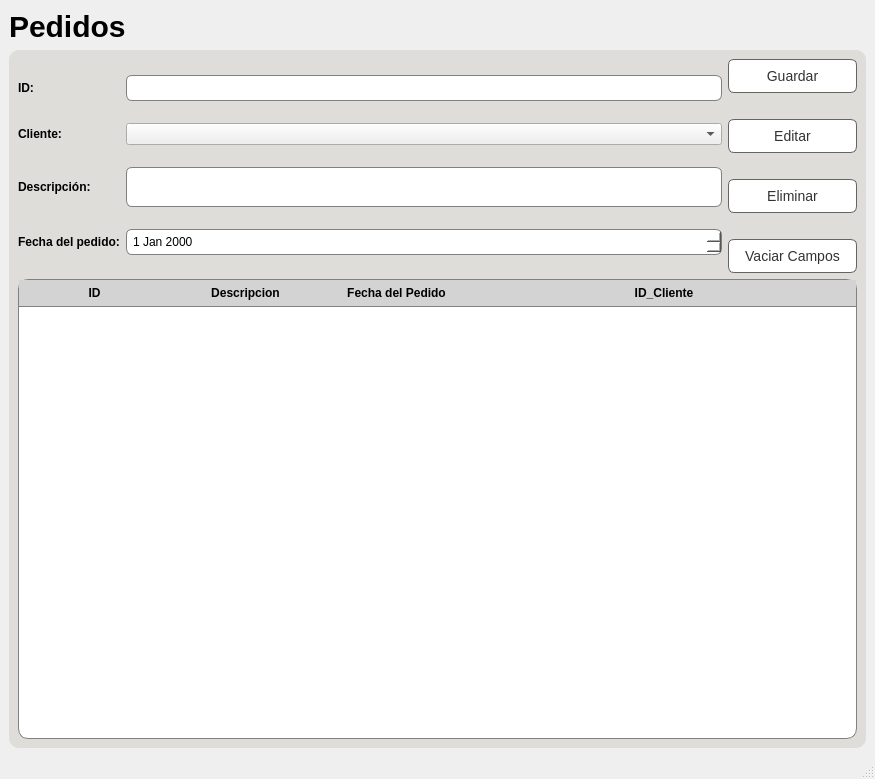
<?xml version="1.0" encoding="UTF-8"?>
<ui version="4.0">
 <class>Pedidos</class>
 <widget class="QMainWindow" name="Pedidos">
  <property name="geometry">
   <rect>
    <x>0</x>
    <y>0</y>
    <width>875</width>
    <height>779</height>
   </rect>
  </property>
  <property name="windowTitle">
   <string>Pedidos</string>
  </property>
  <property name="styleSheet">
   <string notr="true"/>
  </property>
  <widget class="QWidget" name="centralwidget">
   <layout class="QGridLayout" name="gridLayout_6">
    <item row="1" column="0">
     <widget class="QFrame" name="frame">
      <property name="styleSheet">
       <string notr="true">QFrame{
	background-color: rgb(222, 221, 218);
	border:none;
}
QPushButton {
	background-color:rgb(255, 255, 255);
	border:1px solid rgb(100,100,100);
	color:rgb(50,50,50);
    padding: 8px 16px;
    border-radius: 6px;
    font-size: 14px;
}

QPushButton:hover {
    background-color: #D6D2D1;
}

QPushButton:pressed {
    background-color: #52c7ff;
}

QLabel{
		font-weight:500;
}

*{
		font-family:&quot;Inter&quot;, sans-serif;
		
}

QFrame{
		background-color: rgb(222, 221, 218);
		border-radius:10%;
}

QLineEdit {
    background-color: white;
    border: 1px solid gray;
    padding: 4px;
    border-radius: 6px;
    font-size: 12px;
}

QLineEdit:focus {
    border-color: #3daee9;
    outline: none;
}

QLineEdit::hover {
    background-color: #f0f0f0;
}

QTextEdit {
    background-color: white;
    border: 1px solid gray;
    padding: 4px;
    border-radius: 6px;
    font-size: 12px;
}

QTextEdit:focus {
    border-color: #3daee9;
    outline: none;
}

QTextEdit::hover {
    background-color: #f0f0f0;
}

QLabel{
		font-weight:500;
}</string>
      </property>
      <property name="frameShape">
       <enum>QFrame::StyledPanel</enum>
      </property>
      <property name="frameShadow">
       <enum>QFrame::Raised</enum>
      </property>
      <layout class="QGridLayout" name="gridLayout_2">
       <item row="1" column="1">
        <layout class="QVBoxLayout" name="verticalLayout_2">
         <item>
          <widget class="QTableWidget" name="tb_Pedidos">
           <property name="styleSheet">
            <string notr="true">QTableView QHeaderView::section {
    font-size: 12px;
    font-weight: bold;
    background-color: lightgray;
    padding: 4px;
    border: none;
    border-bottom: 1px solid gray;
}

QTableView {
    background-color: white;
    border: 1px solid gray;
}

QTableView QScrollBar:vertical {
    width: 14px;
    background-color: lightgray;
}

QTableView QScrollBar::handle:vertical {
    background-color: gray;
    border-radius: 7px;
}

QTableView QScrollBar::add-line:vertical,
QTableView QScrollBar::sub-line:vertical {
    background-color: transparent;
}

QTableView QScrollBar::add-page:vertical,
QTableView QScrollBar::sub-page:vertical {
    background-color: transparent;
}

QTableView QScrollBar:horizontal {
    height: 14px;
    background-color: lightgray;
}

QTableView QScrollBar::handle:horizontal {
    background-color: gray;
    border-radius: 7px;
}

QTableView QScrollBar::add-line:horizontal,
QTableView QScrollBar::sub-line:horizontal {
    background-color: transparent;
}

QTableView QScrollBar::add-page:horizontal,
QTableView QScrollBar::sub-page:horizontal {
    background-color: transparent;
}
</string>
           </property>
           <attribute name="horizontalHeaderDefaultSectionSize">
            <number>151</number>
           </attribute>
           <attribute name="horizontalHeaderStretchLastSection">
            <bool>true</bool>
           </attribute>
           <column>
            <property name="text">
             <string>ID</string>
            </property>
           </column>
           <column>
            <property name="text">
             <string>Descripcion</string>
            </property>
           </column>
           <column>
            <property name="text">
             <string>Fecha del Pedido</string>
            </property>
           </column>
           <column>
            <property name="text">
             <string>ID_Cliente</string>
            </property>
           </column>
          </widget>
         </item>
        </layout>
       </item>
       <item row="0" column="1">
        <layout class="QGridLayout" name="gridLayout">
         <item row="1" column="0">
          <layout class="QGridLayout" name="gridLayout_5">
           <item row="3" column="1">
            <widget class="QDateEdit" name="dt_pedido">
             <property name="styleSheet">
              <string notr="true">QDateEdit {
    background-color: white;
    border: 1px solid gray;
    padding: 4px;
    border-radius: 6px;
    font-size: 12px;
}

QDateEdit:focus {
    border-color: #3daee9;
    outline: none;
}

QDateEdit::hover {
    background-color: #f0f0f0;
}

</string>
             </property>
            </widget>
           </item>
           <item row="2" column="0">
            <widget class="QLabel" name="label_8">
             <property name="styleSheet">
              <string notr="true"/>
             </property>
             <property name="text">
              <string>Descripción:</string>
             </property>
            </widget>
           </item>
           <item row="3" column="0">
            <widget class="QLabel" name="label_9">
             <property name="styleSheet">
              <string notr="true"/>
             </property>
             <property name="text">
              <string>Fecha del pedido:</string>
             </property>
            </widget>
           </item>
           <item row="1" column="1">
            <widget class="QComboBox" name="cb_cliente">
             <property name="styleSheet">
              <string notr="true">QLineEdit {
    background-color: white;
    border: 1px solid gray;
    padding: 4px;
    border-radius: 6px;
    font-size: 12px;
}

QLineEdit:focus {
    border-color: #3daee9;
    outline: none;
}

QLineEdit::hover {
    background-color: #f0f0f0;
}</string>
             </property>
            </widget>
           </item>
           <item row="0" column="1">
            <widget class="QLineEdit" name="line_Id">
             <property name="enabled">
              <bool>false</bool>
             </property>
             <property name="styleSheet">
              <string notr="true">QLineEdit {
    background-color: white;
    border: 1px solid gray;
    padding: 4px;
    border-radius: 6px;
    font-size: 12px;
}

QLineEdit:focus {
    border-color: #3daee9;
    outline: none;
}

QLineEdit::hover {
    background-color: #f0f0f0;
}</string>
             </property>
            </widget>
           </item>
           <item row="0" column="0">
            <widget class="QLabel" name="label_6">
             <property name="styleSheet">
              <string notr="true"/>
             </property>
             <property name="text">
              <string>ID:</string>
             </property>
            </widget>
           </item>
           <item row="1" column="0">
            <widget class="QLabel" name="label_10">
             <property name="styleSheet">
              <string notr="true"/>
             </property>
             <property name="text">
              <string>Cliente:</string>
             </property>
            </widget>
           </item>
           <item row="2" column="1">
            <widget class="QTextEdit" name="line_Descripcion">
             <property name="maximumSize">
              <size>
               <width>2000</width>
               <height>40</height>
              </size>
             </property>
             <property name="styleSheet">
              <string notr="true">QTextEdit {
    background-color: white;
    border: 1px solid gray;
    padding: 4px;
    border-radius: 6px;
    font-size: 12px;
}

QTextEdit:focus {
    border-color: #3daee9;
    outline: none;
}

QTextEdit::hover {
    background-color: #f0f0f0;
}</string>
             </property>
            </widget>
           </item>
          </layout>
         </item>
         <item row="1" column="1">
          <layout class="QGridLayout" name="gridLayout_3">
           <item row="0" column="0">
            <layout class="QVBoxLayout" name="verticalLayout">
             <property name="topMargin">
              <number>0</number>
             </property>
             <item>
              <widget class="QPushButton" name="bt_Guardar">
               <property name="styleSheet">
                <string notr="true">QPushButton {
	background-color:rgb(255, 255, 255);
	border:1px solid rgb(100,100,100);
	color:rgb(50,50,50);
    padding: 8px 16px;
    border-radius: 6px;
    font-size: 14px;
}

QPushButton:hover {
    background-color: #D6D2D1;
}

QPushButton:pressed {
    background-color: #52c7ff;
}
</string>
               </property>
               <property name="text">
                <string>Guardar</string>
               </property>
              </widget>
             </item>
             <item>
              <spacer name="verticalSpacer">
               <property name="orientation">
                <enum>Qt::Vertical</enum>
               </property>
               <property name="sizeType">
                <enum>QSizePolicy::Fixed</enum>
               </property>
               <property name="sizeHint" stdset="0">
                <size>
                 <width>20</width>
                 <height>20</height>
                </size>
               </property>
              </spacer>
             </item>
             <item>
              <widget class="QPushButton" name="bt_Editar">
               <property name="styleSheet">
                <string notr="true">QPushButton {
	background-color:rgb(255, 255, 255);
	border:1px solid rgb(100,100,100);
	color:rgb(50,50,50);
    padding: 8px 16px;
    border-radius: 6px;
    font-size: 14px;
}

QPushButton:hover {
    background-color: #D6D2D1;
}

QPushButton:pressed {
    background-color: #52c7ff;
}
</string>
               </property>
               <property name="text">
                <string>Editar</string>
               </property>
              </widget>
             </item>
             <item>
              <spacer name="verticalSpacer_2">
               <property name="orientation">
                <enum>Qt::Vertical</enum>
               </property>
               <property name="sizeType">
                <enum>QSizePolicy::Fixed</enum>
               </property>
               <property name="sizeHint" stdset="0">
                <size>
                 <width>20</width>
                 <height>20</height>
                </size>
               </property>
              </spacer>
             </item>
             <item>
              <widget class="QPushButton" name="bt_Eliminar">
               <property name="styleSheet">
                <string notr="true">QPushButton {
	background-color:rgb(255, 255, 255);
	border:1px solid rgb(100,100,100);
	color:rgb(50,50,50);
    padding: 8px 16px;
    border-radius: 6px;
    font-size: 14px;
}

QPushButton:hover {
    background-color: #D6D2D1;
}

QPushButton:pressed {
    background-color: #52c7ff;
}
</string>
               </property>
               <property name="text">
                <string>Eliminar</string>
               </property>
              </widget>
             </item>
             <item>
              <spacer name="verticalSpacer_3">
               <property name="orientation">
                <enum>Qt::Vertical</enum>
               </property>
               <property name="sizeType">
                <enum>QSizePolicy::Fixed</enum>
               </property>
               <property name="sizeHint" stdset="0">
                <size>
                 <width>20</width>
                 <height>20</height>
                </size>
               </property>
              </spacer>
             </item>
             <item>
              <widget class="QPushButton" name="bt_Vaciar">
               <property name="styleSheet">
                <string notr="true">QPushButton {
	background-color:rgb(255, 255, 255);
	border:1px solid rgb(100,100,100);
	color:rgb(50,50,50);
    padding: 8px 16px;
    border-radius: 6px;
    font-size: 14px;
}

QPushButton:hover {
    background-color: #D6D2D1;
}

QPushButton:pressed {
    background-color: #52c7ff;
}
</string>
               </property>
               <property name="text">
                <string>Vaciar Campos</string>
               </property>
              </widget>
             </item>
            </layout>
           </item>
          </layout>
         </item>
        </layout>
       </item>
      </layout>
     </widget>
    </item>
    <item row="0" column="0">
     <widget class="QLabel" name="label">
      <property name="styleSheet">
       <string notr="true">font-family:&quot;Inter&quot;, sans-serif;
font-size:30px;
font-weight:500;</string>
      </property>
      <property name="text">
       <string>Pedidos</string>
      </property>
     </widget>
    </item>
   </layout>
  </widget>
  <widget class="QStatusBar" name="statusbar"/>
 </widget>
 <resources/>
 <connections/>
</ui>
